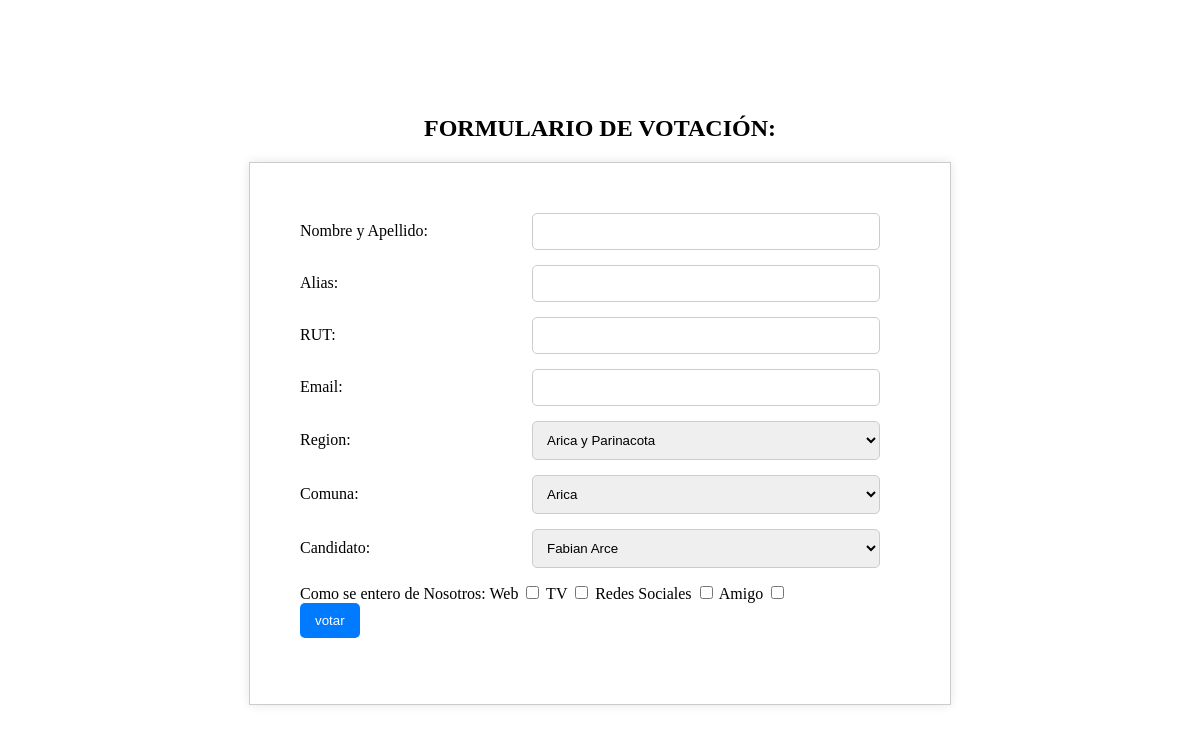
The page / on the database its author committed.
### tables this page shows
CREATE TABLE `medio_contacto` (
  `id` int(20) NOT NULL,
  `descripcion` varchar(50) NOT NULL
);

### Conexion.php (called while the page is built, shortened)
<?php
class Conexion
{
    private function conectar() {
        try {
            $this->conexion_db = new PDO(LINK, USUARIO, PASS);
        } catch (PDOException $e) {
            echo 'Error de conexión: ' . $e->getMessage();
        }
    }
}

### controlador.php (called while the page is built, shortened)
<?php
require "Conexion.php";
include_once 'models/Region.php';
include_once 'models/Comuna.php';
include_once 'models/Candidato.php';
include_once 'models/Medio_comunica.php';
$Oregiones = new Region();
$regiones = $Oregiones->getRegiones();
$Ocomunas = new Comuna();
$comunas = $Ocomunas->getComunas($regiones[0]->getId());
$Ocandidato = new Candidato();
$candidatos = $Ocandidato->getCandidatos();
$OmedioComunica = new Medio_comunica();
$medio_comunica = $OmedioComunica->getMedio_comunica();
?>

### models/Region.php (called while the page is built, shortened)
<?php
class Region extends Conexion
{
    private $id;
    private $nombre;
    public function setId($valor)
    {
        $this->id = $valor;
    }
    public function getId()
    {
        return $this->id;
    }
    public function setNombre($valor)
    {
        $this->nombre = $valor;
    }
    public function getNombre()
    {
        return $this->nombre;
    }
    public function getRegiones()
    {
        try {
            $sql = 'SELECT * FROM regiones';
            $stmt = $this->conexion_db->prepare($sql);
            $stmt->execute();
            $resultados = $stmt->fetchAll(PDO::FETCH_ASSOC);
            $objetos = [];
            foreach ($resultados as $region) {
                $oRegion = new Region();
                $oRegion->setId($region['id']);
                $oRegion->setNombre($region['region']);
                array_push($objetos, $oRegion);
            }
        } catch (PDOException $e) {
            echo 'Error de conexión: ' . $e->getMessage();
        }
        return $objetos;
    }
}

### models/Comuna.php (called while the page is built, shortened)
<?php
class Comuna extends Conexion implements JsonSerializable
{
    private $id;
    private $nombre;
    public function setId($valor)
    {
        $this->id = $valor;
    }
    public function getId()
    {
        return $this->id;
    }
    public function setNombre($valor)
    {
        $this->nombre = $valor;
    }
    public function getNombre()
    {
        return $this->nombre;
    }
    public function getComunas($codigoRegion)
    {
        try {
            $sql = 'SELECT comunas.id, comunas.nombre
            FROM comunas
            INNER JOIN regiones ON (regiones.id = comunas.region_id)
            WHERE regiones.id = :codigoRegion';
            $stmt = $this->conexion_db->prepare($sql);
            $stmt->bindParam(':codigoRegion', $codigoRegion, PDO::PARAM_INT);
            $stmt->execute();
            $resultados = $stmt->fetchAll(PDO::FETCH_ASSOC);
            $objetos = [];
            foreach ($resultados as $comuna) {
                $oComuna = new Comuna();
                $oComuna->setId($comuna['id']);
                $oComuna->setNombre($comuna['nombre']);
                array_push($objetos, $oComuna);
            }
        } catch (PDOException $e) {
            echo 'Error de conexión: ' . $e->getMessage();
        }
        return ($objetos);
    }
}

### models/Candidato.php (called while the page is built, shortened)
<?php
class Candidato extends Conexion
{
    private $id;
    private $nombreCompleto;
    public function setId($valor)
    {
        $this->id = $valor;
    }
    public function getId()
    {
        return $this->id;
    }
    public function setNombreCompleto($valor)
    {
        $this->nombreCompleto = $valor;
    }
    public function getNombreCompleto()
    {
        return $this->nombreCompleto;
    }
    public function getCandidatos()
    {
        $objetos = [];
        try {
            $sql = 'SELECT * FROM candidato';
            $stmt = $this->conexion_db->prepare($sql);
            $stmt->execute();
            $resultados = $stmt->fetchAll(PDO::FETCH_ASSOC);
            foreach ($resultados as $candidato) {
                $oCandidato = new Candidato();
                $oCandidato->setId($candidato['id']);
                $oCandidato->setNombreCompleto($candidato['nombre_completo']);
                $objetos[] = $oCandidato;
            }
        } catch (PDOException $e) {
            error_log('Error de conexión: ' . $e->getMessage());
        }
        return $objetos;
    }
}

### models/Medio_comunica.php (called while the page is built, shortened)
<?php
class Medio_comunica extends Conexion
{
    private $id;
    private $descripcion;
    public function setId($valor)
    {
        $this->id = $valor;
    }
    public function getId()
    {
        return $this->id;
    }
    public function setDescripcion($valor)
    {
        $this->descripcion = $valor;
    }
    public function getDescripcion()
    {
        return $this->descripcion;
    }
    public function getMedio_comunica()
    {
        $objetos = [];
        try {
            $sql = 'SELECT * FROM medio_contacto';
            $stmt = $this->conexion_db->prepare($sql);
            $stmt->execute();
            $resultados = $stmt->fetchAll(PDO::FETCH_ASSOC);
            foreach ($resultados as $medio_comunica) {
                $objeto = new Medio_comunica();
                $objeto->setId($medio_comunica['id']);
                $objeto->setDescripcion($medio_comunica['descripcion']);
                $objetos[] = $objeto;
            }
        } catch (PDOException $e) {
            error_log('Error de conexión: ' . $e->getMessage());
            return [];
        }
        return $objetos;
    }
}

### index.php (the view, shortened to what this page needs)
<?php
include_once 'controlador.php';
?>
<!DOCTYPE html>
<html>
<head>
</head>
<body>
    <div class="container">
        <h2>FORMULARIO DE VOTACIÓN:</h2>
        <form class="formulario" id="form" action="index.php" method="POST" onsubmit="procesarFormulario(event)">
            <div class="form-group">
                <label for="nombre_apellido">Nombre y Apellido:</label>
                <input type="text" id="nombre_apellido" name="nombre_apellido">
            </div>
            <div class="form-group">
                <label for="alias">Alias:</label>
                <input type="text" id="alias" name="alias">
            </div>
            <div class="form-group">
                <label for="rut">RUT:</label>
                <input type="text" id="rut" name="rut">
            </div>
            <div class="form-group">
                <label for="email">Email:</label>
                <input type="text" id="email" name="email">
            </div>
            <div class="form-group">
                <label for="id_region">Region:</label>
                <select id="id_region" name="id_region" onchange="enviarSeleccionado(this.value)">
                    <?php
                    foreach ($regiones as $region) {
                        ?>
                        <option <?php
                        if (isset($_POST['id_region'])) {
                            echo $_POST['id_region'] == $region->getId() ? "selected" : "";
                        } else {
                            echo "Entro";
                        }
                        ?>
                            value="<?php echo $region->getId() ?>"><?php echo $region->getNombre() ?></option>
                        <?php
                    }
                    ?>
                </select>
            </div>
            <div class="form-group">
                <label for="comuna">Comuna:</label>
                <select id="id_comuna" name="id_comuna">
                    <?php
                    if (isset($comunas)) {
                        foreach ($comunas as $comuna) {
                            ?>
                            <option value="<?php echo $comuna->getId() ?>"><?php echo $comuna->getNombre() ?></option>
                            <?php
                        }
                    }
                    ?>
                </select>
            </div>
            <div class="form-group">
                <label for="candidato">Candidato:</label>
                <select id="candidato" name="candidato">
                    <?php
                    if (isset($candidatos)) {
                        foreach ($candidatos as $candidato) {
                            ?>
                            <option value="<?php echo $candidato->getId() ?>"><?php echo $candidato->getNombreCompleto() ?></option>
                            <?php
                        }
                    }
                    ?>
                </select>
            </div>
            <div id="cheboxs">
                <label for="medio_comunica">Como se entero de Nosotros:</label>
                <?php
                if (isset($medio_comunica)) {
                    foreach ($medio_comunica as $medio) {
                        ?>
                        <?php echo $medio->getDescripcion() ?>
                        <input type="checkbox" value="<?php echo $medio->getId() ?> " name="<?php echo $medio->getId() ?> ">
                        <?php
                    }
                }
                ?>
            </div>
            <div class="form-group">
                <br></br>
                <button type="submit">votar</button>
            </div>
        </form>
    </div>
</body>
</html>

### styles/formulario.php (style rules this page uses)
.container { display: flex; flex-direction: column; height: 100vh; justify-content: center; align-items: center; }
.formulario { border: 1px solid #ccc; padding: 50px; display: flex; flex-wrap: wrap; max-width: 600px; box-shadow: 0 0 10px rgba(0, 0, 0, 0.1); justify-content: space-between; }
.form-group { display: flex; flex-basis: 100%; margin-bottom: 15px; align-items: center; }
.form-group label { flex-basis: 37%; margin-right: 10px; }
.form-group input, .form-group select, .form-group textarea { flex-basis: 58%; padding: 10px; border-radius: 5px; border: 1px solid #ccc; }
button { padding: 10px 15px; background-color: #007bff; color: white; border: none; border-radius: 5px; cursor: pointer; }

### rows shown on the page
medio_contacto: descripcion "Web"
medio_contacto: descripcion "TV"
medio_contacto: descripcion "Redes Sociales"
medio_contacto: descripcion "Amigo"

### other values the page prints
form field id_region "Arica y Parinacota"
form field id_comuna "Arica"
form field candidato "Fabian Arce"
